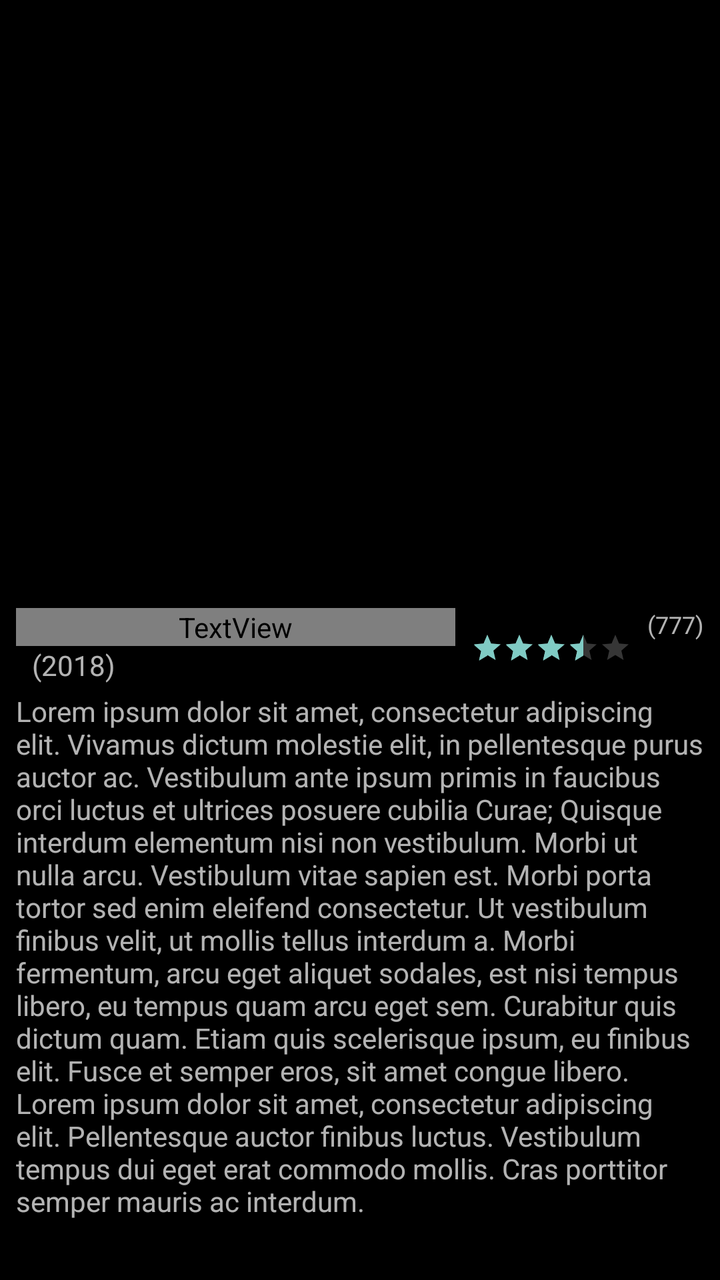
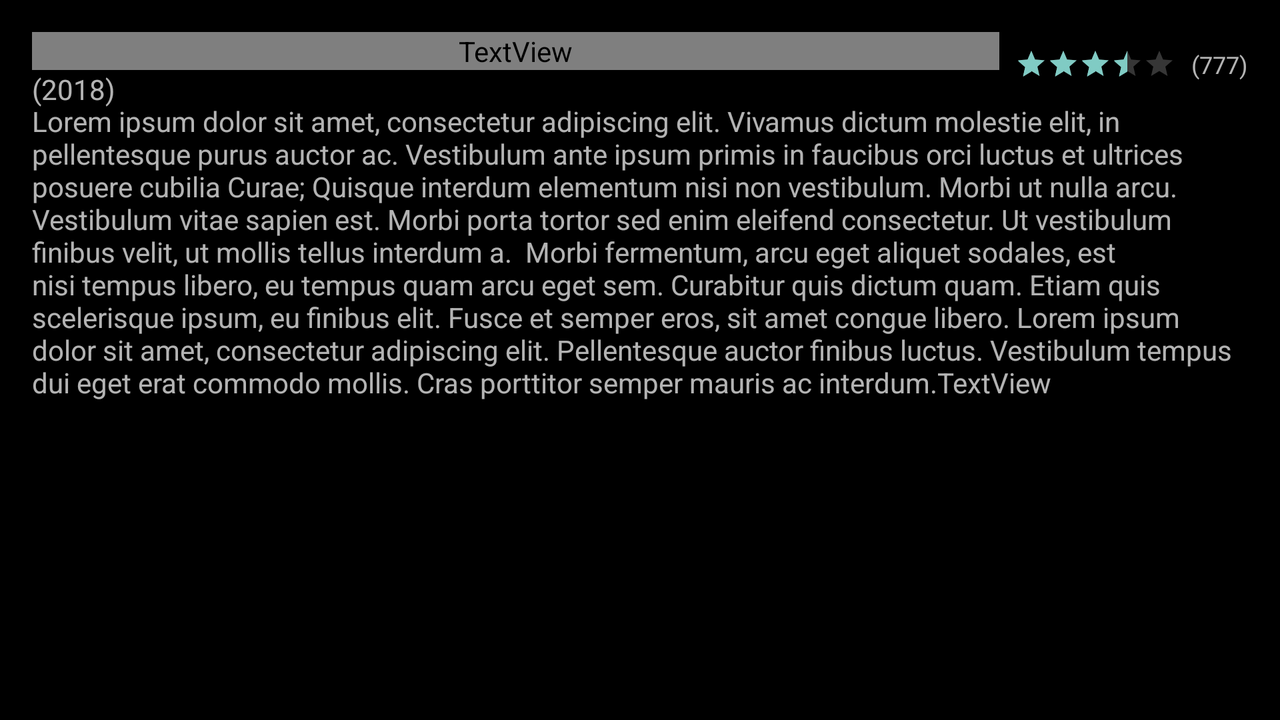

First picture: res/layout/ on a phone held upright. Second picture: the repository's own variant of that layout, on a device whose configuration matches the variant's folder. Source for both follows.
<!-- AndroidManifest.xml: activity theme AppThemeNoActionBar -->
<!-- res/layout/activity_detail.xml -->
<?xml version="1.0" encoding="utf-8"?>
<ScrollView xmlns:android="http://schemas.android.com/apk/res/android"
    xmlns:app="http://schemas.android.com/apk/res-auto"
    xmlns:tools="http://schemas.android.com/tools"
    android:layout_width="match_parent"
    android:layout_height="match_parent"
    tools:context=".DetailActivity">

    <android.support.constraint.ConstraintLayout
        android:layout_width="match_parent"
        android:layout_height="wrap_content">


        <ImageView
            android:id="@+id/iv_poster"
            style="@style/PosterView"
            app:layout_constraintEnd_toEndOf="parent"
            app:layout_constraintStart_toStartOf="parent"
            app:layout_constraintTop_toTopOf="parent"
            tools:srcCompat="@drawable/no_picture" />

        <TextView
            android:id="@+id/tv_title"
            style="@style/Title"
            app:layout_constraintEnd_toStartOf="@+id/rb_rating"
            app:layout_constraintStart_toStartOf="parent"
            app:layout_constraintTop_toBottomOf="@+id/iv_poster"
            tools:text="Star Wars" />

        <RatingBar
            android:id="@+id/rb_rating"
            style="@style/Widget.AppCompat.RatingBar.Small"
            android:layout_width="wrap_content"
            android:layout_height="wrap_content"
            android:layout_marginEnd="8dp"
            android:layout_marginTop="16dp"
            app:layout_constraintEnd_toStartOf="@+id/tv_votes"
            app:layout_constraintTop_toBottomOf="@+id/iv_poster"
            android:numStars="5"
            android:stepSize="0.5"
            tools:rating="3.5"/>

        <TextView
            android:id="@+id/tv_votes"
            style="@style/Votes"
            app:layout_constraintEnd_toEndOf="parent"
            app:layout_constraintTop_toBottomOf="@+id/iv_poster"
            tools:text="(777)" />

        <TextView
            android:id="@+id/tv_year"
            android:layout_width="wrap_content"
            android:layout_height="wrap_content"
            android:layout_marginStart="16dp"
            app:layout_constraintStart_toStartOf="parent"
            app:layout_constraintTop_toBottomOf="@+id/tv_title"
            tools:text="(2018)" />

        <TextView
            android:id="@+id/tv_description"
            style="@style/Description"
            app:layout_constraintEnd_toEndOf="parent"
            app:layout_constraintStart_toStartOf="parent"
            app:layout_constraintTop_toBottomOf="@+id/tv_year"
            tools:text="@string/description_sample" />

    </android.support.constraint.ConstraintLayout>
</ScrollView>
<!-- resources referenced by this layout -->
<resources>
  <string name="description_sample">Lorem ipsum dolor sit amet, consectetur adipiscing elit. Vivamus dictum molestie elit, in pellentesque purus auctor ac. Vestibulum ante ipsum primis in faucibus orci luctus et ultrices posuere cubilia Curae; Quisque interdum elementum nisi non vestibulum. Morbi ut nulla arcu. Vestibulum vitae sapien est. Morbi porta tortor sed enim eleifend consectetur. Ut vestibulum finibus velit, ut mollis tellus interdum a.  Morbi fermentum, arcu eget aliquet sodales, est nisi tempus libero, eu tempus quam arcu eget sem. Curabitur quis dictum quam. Etiam quis scelerisque ipsum, eu finibus elit. Fusce et semper eros, sit amet congue libero. Lorem ipsum dolor sit amet, consectetur adipiscing elit. Pellentesque auctor finibus luctus. Vestibulum tempus dui eget erat commodo mollis. Cras porttitor semper mauris ac interdum.</string>
  <style name="Description">
          <item name="android:layout_width">@dimen/no_margin</item>
          <item name="android:layout_height">wrap_content</item>
          <item name="android:layout_marginEnd">@dimen/medium_margin</item>
          <item name="android:layout_marginStart">@dimen/medium_margin</item>
          <item name="android:layout_marginTop">@dimen/small_margin</item>
      </style>
  <style name="PosterView">
          <item name="android:layout_width">match_parent</item>
          <item name="android:layout_height">@dimen/poster_height</item>
          <item name="android:scaleType">centerCrop</item>
          <item name="android:transitionName">trans_poster</item>
      </style>
  <style name="Title">
          <item name="android:layout_width">@dimen/no_margin</item>
          <item name="android:layout_height">wrap_content</item>
          <item name="android:layout_marginEnd">@dimen/medium_margin</item>
          <item name="android:layout_marginStart">@dimen/medium_margin</item>
          <item name="android:layout_marginTop">@dimen/small_margin</item>
          <item name="android:textColor">@color/textColor</item>
          <item name="android:textSize">@dimen/textSizeBig</item>
          <item name="android:textStyle">bold</item>
      </style>
  <style name="Votes">
          <item name="android:layout_width">wrap_content</item>
          <item name="android:layout_height">wrap_content</item>
          <item name="android:layout_marginEnd">@dimen/medium_margin</item>
          <item name="android:layout_marginTop">@dimen/small_margin</item>
          <item name="android:textSize">@dimen/textSize</item>
      </style>
  <style name="AppThemeNoActionBar" parent="Theme.AppCompat">
          <item name="android:colorBackground">@android:color/background_dark</item>
          <item name="colorPrimary">@android:color/transparent</item>
          <item name="windowActionBarOverlay">true</item>
      </style>
  <dimen name="no_margin">0dp</dimen>
  <dimen name="medium_margin">8dp</dimen>
  <dimen name="small_margin">4dp</dimen>
  <dimen name="poster_height">300dp</dimen>
  <dimen name="textSizeBig">24sp</dimen>
  <dimen name="textSize">12sp</dimen>
</resources>
<!-- res/layout-land/activity_detail.xml (the repository's variant of the layout above) -->
<!-- drawn on the phone turned sideways -->
<?xml version="1.0" encoding="utf-8"?>
<LinearLayout xmlns:android="http://schemas.android.com/apk/res/android"
    xmlns:app="http://schemas.android.com/apk/res-auto"
    xmlns:tools="http://schemas.android.com/tools"
    android:layout_width="match_parent"
    android:layout_height="match_parent"
    android:orientation="horizontal"
    tools:context=".DetailActivity">


    <ImageView
        style="@style/PosterView"
        android:id="@+id/iv_poster"
        android:layout_width="wrap_content"
        android:layout_height="match_parent"
        android:adjustViewBounds="true"
        android:contentDescription="@string/poster_content_desc"
        android:scaleType="centerCrop"
        android:transitionName="transition_poster"
        tools:srcCompat="@drawable/no_picture" />


    <ScrollView
        android:layout_width="match_parent"
        android:layout_height="match_parent">

        <android.support.constraint.ConstraintLayout
            android:layout_width="match_parent"
            android:layout_height="wrap_content"
            android:paddingLeft="@dimen/large_margin"
            android:paddingRight="@dimen/large_margin"
            android:paddingTop="@dimen/large_margin">

            <TextView
                android:id="@+id/tv_title"
                android:layout_width="@dimen/no_margin"
                android:layout_height="wrap_content"
                android:layout_marginEnd="@dimen/medium_margin"
                android:textColor="@color/textColor"
                android:textSize="@dimen/textSizeBig"
                android:textStyle="bold"
                app:layout_constraintEnd_toStartOf="@+id/rb_rating"
                app:layout_constraintStart_toStartOf="parent"
                app:layout_constraintTop_toTopOf="parent"
                tools:text="Star Wars" />

            <TextView
                android:id="@+id/tv_description"
                android:layout_width="@dimen/no_margin"
                android:layout_height="wrap_content"
                android:layout_marginTop="@dimen/large_margin"
                app:layout_constraintEnd_toEndOf="parent"
                app:layout_constraintStart_toStartOf="parent"
                app:layout_constraintTop_toBottomOf="@+id/tv_title"
                tools:text="Lorem ipsum dolor sit amet, consectetur adipiscing elit. Vivamus dictum molestie elit, in pellentesque purus auctor ac. Vestibulum ante ipsum primis in faucibus orci luctus et ultrices posuere cubilia Curae; Quisque interdum elementum nisi non vestibulum. Morbi ut nulla arcu. Vestibulum vitae sapien est. Morbi porta tortor sed enim eleifend consectetur. Ut vestibulum finibus velit, ut mollis tellus interdum a.  Morbi fermentum, arcu eget aliquet sodales, est nisi tempus libero, eu tempus quam arcu eget sem. Curabitur quis dictum quam. Etiam quis scelerisque ipsum, eu finibus elit. Fusce et semper eros, sit amet congue libero. Lorem ipsum dolor sit amet, consectetur adipiscing elit. Pellentesque auctor finibus luctus. Vestibulum tempus dui eget erat commodo mollis. Cras porttitor semper mauris ac interdum.TextView" />

            <RatingBar
                android:id="@+id/rb_rating"
                style="@style/Widget.AppCompat.RatingBar.Small"
                android:layout_width="wrap_content"
                android:layout_height="wrap_content"
                android:layout_marginEnd="8dp"
                android:layout_marginTop="8dp"
                android:numStars="5"
                android:stepSize="0.5"
                app:layout_constraintEnd_toStartOf="@+id/tv_votes"
                app:layout_constraintTop_toTopOf="parent"
                tools:rating="3.5" />

            <TextView
                android:id="@+id/tv_votes"
                android:layout_width="wrap_content"
                android:layout_height="wrap_content"
                android:layout_marginTop="@dimen/medium_margin"
                android:textSize="@dimen/textSize"
                app:layout_constraintEnd_toEndOf="parent"
                app:layout_constraintTop_toTopOf="parent"
                tools:text="(777)" />

            <TextView
                android:id="@+id/tv_year"
                android:layout_width="wrap_content"
                android:layout_height="wrap_content"
                app:layout_constraintStart_toStartOf="parent"
                app:layout_constraintTop_toBottomOf="@+id/tv_title"
                tools:text="(2018)" />

        </android.support.constraint.ConstraintLayout>
    </ScrollView>
</LinearLayout>
<!-- resources referenced by the variant -->
<!-- as the phone turned sideways resolves them -->
<resources>
  <dimen name="large_margin">16dp</dimen>
  <dimen name="medium_margin">8dp</dimen>
  <dimen name="no_margin">0dp</dimen>
  <dimen name="textSize">12sp</dimen>
  <dimen name="textSizeBig">24sp</dimen>
  <string name="poster_content_desc">Movie Poster</string>
  <style name="PosterView">
          <item name="android:layout_width">match_parent</item>
          <item name="android:layout_height">@dimen/poster_height</item>
          <item name="android:scaleType">centerCrop</item>
          <item name="android:transitionName">trans_poster</item>
      </style>
  <style name="AppThemeNoActionBar" parent="Theme.AppCompat">
          <item name="android:colorBackground">@android:color/background_dark</item>
          <item name="colorPrimary">@android:color/transparent</item>
          <item name="windowActionBarOverlay">true</item>
      </style>
  <dimen name="poster_height">300dp</dimen>
</resources>
